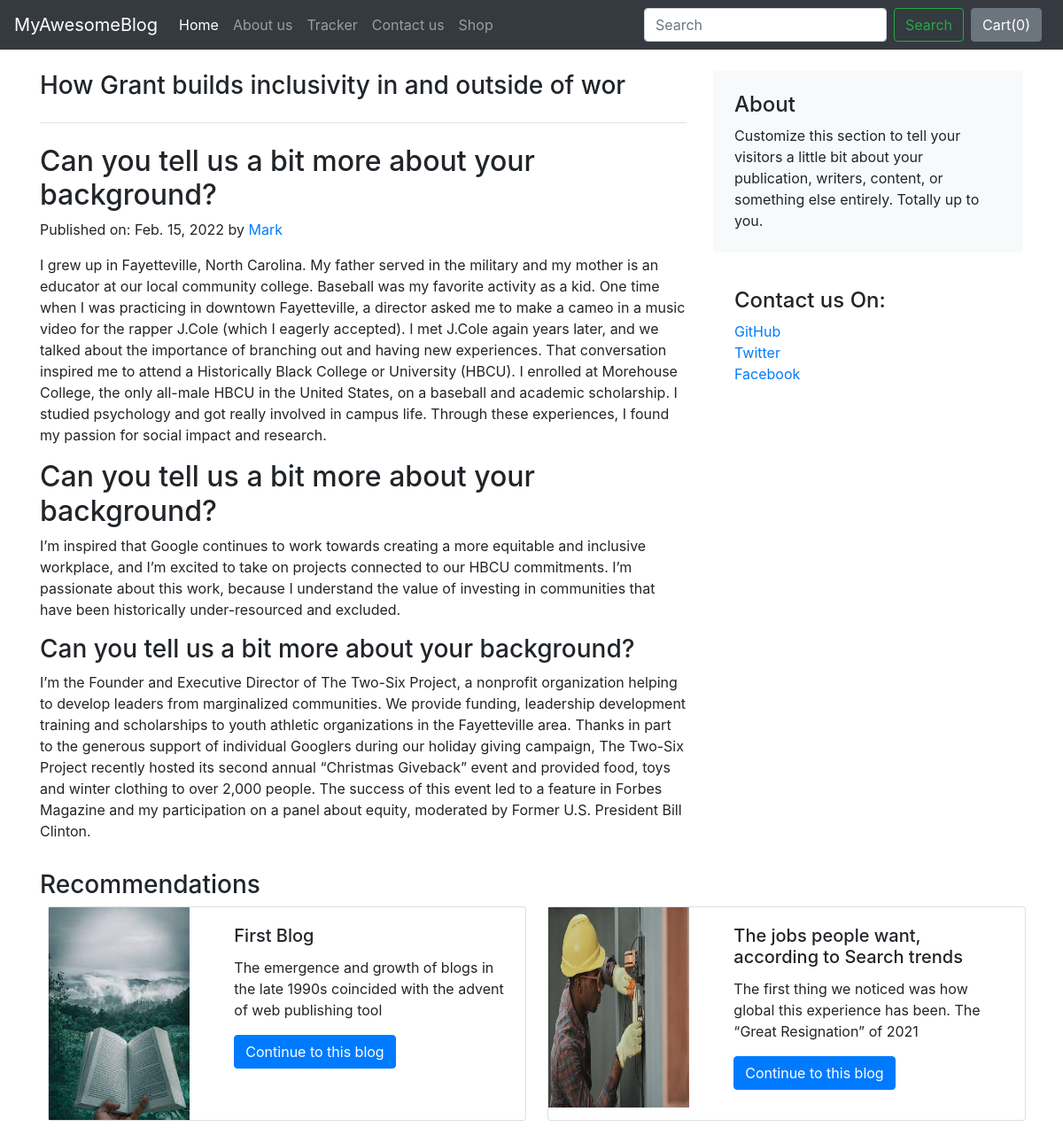
/blog/blogPost/2, run on the app's committed database.
### blog/models.py (models this page shows, shortened)
class BlogPost(models.Model):
    post_id=models.AutoField(primary_key=True)
    title=models.CharField(max_length=50)
    category=models.CharField(max_length=50, default='General')
    heading0=models.CharField(max_length=500, default='' )
    content_heading0=models.CharField(max_length=5000, default='' )
    heading1=models.CharField(max_length=500, default='' )
    content_heading1=models.CharField(max_length=5000, default='' )
    heading2=models.CharField(max_length=500, default='' )
    content_heading2=models.CharField(max_length=5000, default='' )
    publish_date=models.DateField(default="")
    thumbnail=models.ImageField(upload_to="shop/images", default="")

### blog/views.py (the view)
# urls.py: path('blogPost/<int:id>', views.blogPost, name="blogPost"),
def blogPost(request, id):
    previous=False
    next=False
    post=False
    lenth=len(BlogPost.objects.all())
    if id<=lenth and id>=1:
        post=BlogPost.objects.filter(post_id=id)[0]
    if id-1>=1:
        previous=BlogPost.objects.filter(post_id=id-1)[0]
    if id+1<=lenth:
        next=BlogPost.objects.filter(post_id=id+1)[0]
    return render(request, 'blog/blogPost.html', {"post":post, 'previous':previous, "next":next})

### blog/templates/blog/blogPost.html (shortened to what this page needs)
{% extends 'blog/basic.html' %}
 {% block body %}
 {% load static %}
 <div class="container mt-4">
 <div class="row g-5">
    <div class="col-md-8">
      <h3 class="pb-4 mb-4 fst-italic border-bottom">
        {{post.title}}
      </h3>
      <article class="blog-post">
        <h2 class="blog-post-title">{{ post.heading0 }}</h2>
        <p class="blog-post-meta">Published on: {{post.publish_date}} by <a href="#">Mark</a></p>
        <p>{{post.content_heading0}}</p>
        <h2>{{ post.heading0 }}</h2>
        <p>{{post.content_heading1}}</p>
        <h3>{{ post.heading0 }}</h3>
        <p>{{post.content_heading2}}</p>
    </div>
    <div class="col-md-4">
      <div class="position-sticky" style="top: 2rem;">
        <div class="p-4 mb-3 bg-light rounded">
          <h4 class="fst-italic">About</h4>
          <p class="mb-0">Customize this section to tell your visitors a little bit about your publication, writers, content, or something else entirely. Totally up to you.</p>
        </div>
        <div class="p-4">
          <h4 class="fst-italic">Contact us On:</h4>
          <ol class="list-unstyled">
            <li><a href="#">GitHub</a></li>
            <li><a href="#">Twitter</a></li>
            <li><a href="#">Facebook</a></li>
          </ol>
        </div>
      </div>
    </div>
  </div>
  <h3 class="mt-3">Recommendations</h3>
  <div class="row">
    {% if previous%}
    <div class="card mb-3 mx-4" style="max-width: 540px;">
      <div class="row g-0">
        <div class="col-md-4">
          <img src="/media/{{previous.thumbnail}}" class="img-fluid rounded-start" alt="...">
        </div>
        <div class="col-md-8">
          <div class="card-body">
            <h5 class="card-title">{{previous.title}}</h5>
            <p class="card-text">{{previous.content_heading0|slice:':100'}}</p>
            <a href="{{previous.post_id}}" class="btn btn-primary">Continue to this blog</a>
          </div>
        </div>
      </div>
    </div>
  {%endif%}
  {% if next%}
    <div class="card mb-3" style="max-width: 540px;">
      <div class="row g-0">
        <div class="col-md-4">
          <img src="/media/{{next.thumbnail}}" class="img-fluid rounded-start" alt="...">
        </div>
        <div class="col-md-8">
          <div class="card-body">
            <h5 class="card-title">{{next.title}}</h5>
            <p class="card-text">{{next.content_heading0|slice:':100'}}</p>
            <a href="{{next.post_id}}" class="btn btn-primary">Continue to this blog</a>
          </div>
        </div>
      </div>
    </div>
  </div>
  {%endif%}
</div>
 {% endblock%}

### blog/templates/blog/blogPost.html (style rules this page uses)
.img-fluid { max-width: 100%; height: 100%; }

### data on the page
BlogPost: title "How Grant builds inclusivity in and outside of wor", heading0 "Can you tell us a bit more about your background?", publish_date "Feb. 15, 2022", content_heading0 "I grew up in Fayetteville, North Carolina. My father served in the military and my mother is an educator at our local community college. Baseball was my favorite activity as a kid. One time when I was practicing in downtown Fayetteville, a director asked me to make a cameo in a music video for the rapper J.Cole (which I eagerly accepted). I met J.Cole again years later, and we talked about the importance of branching out and having new experiences. That conversation inspired me to attend a Historically Black College or University (HBCU). I enrolled at Morehouse College, the only all-male HBCU in the United States, on a baseball and academic scholarship. I studied psychology and got really…", content_heading1 "I’m inspired that Google continues to work towards creating a more equitable and inclusive workplace, and I’m excited to take on projects connected to our HBCU commitments. I’m passionate about this work, because I understand the value of investing in communities that have been historically under-resourced and excluded.", content_heading2 "I’m the Founder and Executive Director of The Two-Six Project, a nonprofit organization helping to develop leaders from marginalized communities. We provide funding, leadership development training and scholarships to youth athletic organizations in the Fayetteville area. Thanks in part to the generous support of individual Googlers during our holiday giving campaign, The Two-Six Project recently hosted its second annual “Christmas Giveback” event and provided food, toys and winter clothing to over 2,000 people. The success of this event led to a feature in Forbes Magazine and my participation on a panel about equity, moderated by Former U.S. President Bill Clinton."
BlogPost: thumbnail (picture), title "First Blog", content_heading0 "The emergence and growth of blogs in the late 1990s coincided with the advent of web publishing tool"
BlogPost: thumbnail (picture), title "The jobs people want, according to Search trends", content_heading0 "The first thing we noticed was how global this experience has been. The “Great Resignation” of 2021"
